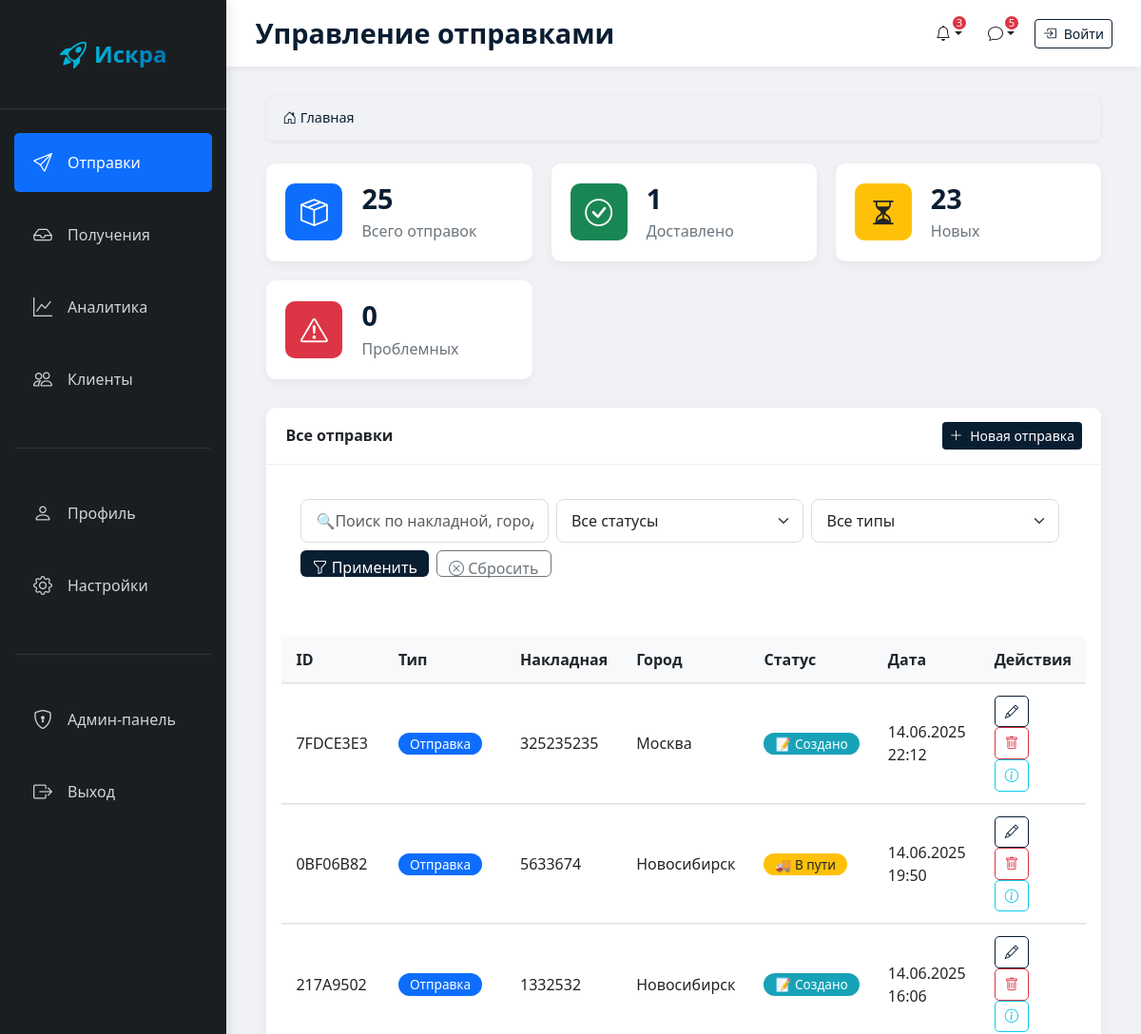
The app's page / (upper part), older data.
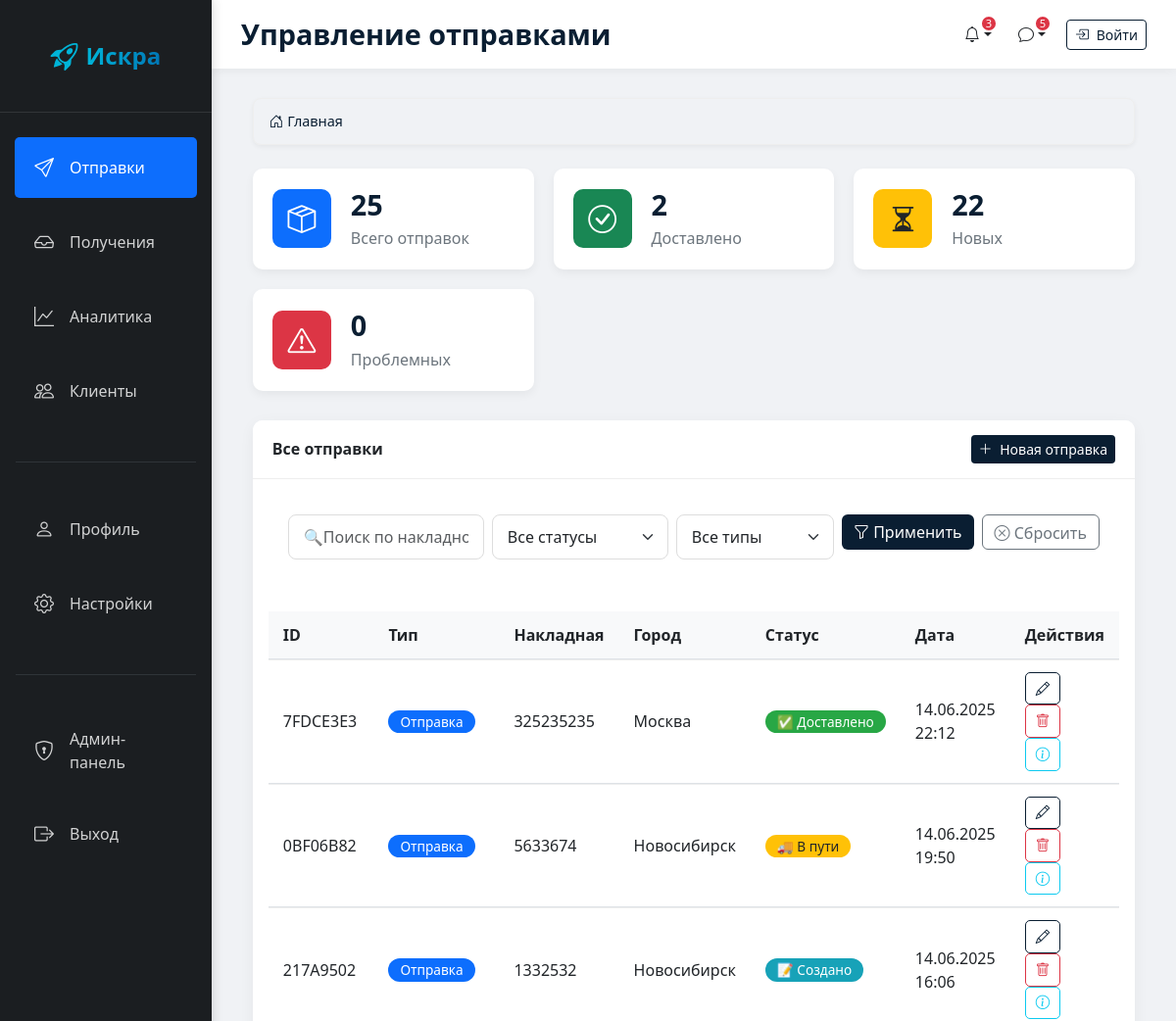
The same page, newer data.
### cargo_admin/models.py (models this page shows, shortened)
class Shipment(models.Model):
    STATUS_CHOICES = [
        ('created', '📝 Создано'),
        ('processing', '🔄 В обработке'),
        ('transit', '🚚 В пути'),
        ('delivered', '✅ Доставлено'),
        ('problem', '⚠️ Проблема'),
    ]
    OPERATION_TYPES = [
        ('send', 'Отправка'),
        ('receive', 'Получение'),
    ]
    id = models.CharField(max_length=36, primary_key=True)
    user_id = models.BigIntegerField()
    type = models.CharField(max_length=10, choices=OPERATION_TYPES)
    waybill_photo = models.CharField(max_length=255)
    product_photo = models.CharField(max_length=255)
    waybill_number = models.CharField(max_length=100)
    city = models.CharField(max_length=100)
    status = models.CharField(max_length=20, choices=STATUS_CHOICES, default='created')
    comment = models.TextField(blank=True, null=True)
    timestamp = models.DateTimeField()
    class Meta:
        db_table = 'shipments'
        verbose_name = 'Отправление'
        verbose_name_plural = 'Отправления'
        ordering = ['-timestamp']

### core/views.py (the view)
# urls.py: path('', DashboardView.as_view(), name='dashboard'),
class DashboardView(TemplateView):
    template_name = 'core/dashboard.html'
    def get_context_data(self, **kwargs):
        context = super().get_context_data(**kwargs)
        search_query = self.request.GET.get('search', '')
        status_filter = self.request.GET.get('status', '')
        type_filter = self.request.GET.get('type', '')
        shipments = Shipment.objects.all().order_by('-timestamp')
        if search_query:
            shipments = shipments.filter(
                Q(waybill_number__icontains=search_query) |
                Q(city__icontains=search_query) |
                Q(id__icontains=search_query)
            )
        if status_filter:
            shipments = shipments.filter(status=status_filter)
        if type_filter:
            shipments = shipments.filter(type=type_filter)
        context['total_shipments'] = shipments.count()
        context['created_count'] = shipments.filter(status='created').count()
        context['delivered_count'] = shipments.filter(status='delivered').count()
        context['problem_count'] = shipments.filter(status='problem').count()
        paginator = Paginator(shipments, 10)
        page_number = self.request.GET.get('page')
        shipments_page = paginator.get_page(page_number)
        context['shipments'] = shipments_page
        context['search_query'] = search_query
        context['status_filter'] = status_filter
        context['type_filter'] = type_filter
        return context

### core/templates/core/dashboard.html (shortened to what this page needs)
{% extends "core/base.html" %}
{% load static %}
{% block content %}
<div class="dashboard-stats">
    <div class="stat-card">
        <div class="stat-icon bg-primary text-white">
            <i class="bi bi-box-seam"></i>
        </div>
        <div class="stat-info">
            <h3>{{ total_shipments }}</h3>
            <p>Всего отправок</p>
        </div>
    </div>
    <div class="stat-card">
        <div class="stat-icon bg-success text-white">
            <i class="bi bi-check-circle"></i>
        </div>
        <div class="stat-info">
            <h3>{{ delivered_count }}</h3>
            <p>Доставлено</p>
        </div>
    </div>
    <div class="stat-card">
        <div class="stat-icon bg-warning text-dark">
            <i class="bi bi-hourglass-split"></i>
        </div>
        <div class="stat-info">
            <h3>{{ created_count }}</h3>
            <p>Новых</p>
        </div>
    </div>
    <div class="stat-card">
        <div class="stat-icon bg-danger text-white">
            <i class="bi bi-exclamation-triangle"></i>
        </div>
        <div class="stat-info">
            <h3>{{ problem_count }}</h3>
            <p>Проблемных</p>
        </div>
    </div>
</div>
<div class="card">
    <div class="card-header">
        <span>Все отправки</span>
        <a href="#" class="btn btn-sm btn-primary">
            <i class="bi bi-plus-lg me-1"></i> Новая отправка
        </a>
    </div>
    <div class="card-body">
        <div class="search-filter">
            <form id="shipmentFilterForm" method="get" class="w-100 d-flex flex-wrap">
                <div class="form-group flex-grow-1 me-2 mb-2">
                    <input type="text" class="form-control" id="searchInput"
                           name="search" placeholder="🔍Поиск по накладной, городу, id ..."
                           value="{{ search_query }}">
                </div>
                <div class="form-group me-2 mb-2" style="min-width: 180px;">
                    <select class="form-select" id="statusFilter" name="status">
                        <option value="">Все статусы</option>
                    </select>
                </div>
                <div class="form-group me-2 mb-2" style="min-width: 140px;">
                    <select class="form-select" id="typeFilter" name="type">
                        <option value="">Все типы</option>
                    </select>
                </div>
                <div class="d-flex mb-2">
                    <button type="submit" class="btn btn-primary me-2">
                        <i class="bi bi-funnel"></i> Применить
                    </button>
                    <button type="button" id="resetFilters" class="btn btn-outline-secondary">
                        <i class="bi bi-x-circle"></i> Сбросить
                    </button>
                </div>
            </form>
        </div>
        <div class="table-responsive">
            <table class="table table-hover">
                <thead>
                    <tr>
                        <th>ID</th>
                        <th>Тип</th>
                        <th>Накладная</th>
                        <th>Город</th>
                        <th>Статус</th>
                        <th>Дата</th>
                        <th>Действия</th>
                    </tr>
                </thead>
                <tbody>
                    {% for shipment in shipments %}
                    <tr>
                        <td>{{ shipment.id }}</td>
                        <td>
                            {% if shipment.type == 'send' %}
                                <span class="badge bg-primary">Отправка</span>
                            {% else %}
                                <span class="badge bg-success">Получение</span>
                            {% endif %}
                        </td>
                        <td>{{ shipment.waybill_number }}</td>
                        <td>{{ shipment.city }}</td>
                        <td>
                            <span class="badge badge-{{ shipment.status }}">
                                {{ shipment.get_status_display }}
                            </span>
                        </td>
                        <td>{{ shipment.timestamp|date:"d.m.Y H:i" }}</td>
                        <td>
                            <a href="/admin/cargo_admin/shipment/{{ shipment.id }}/change/"
                               class="btn btn-sm btn-outline-primary action-btn"
                               data-bs-toggle="tooltip" title="Редактировать">
                                <i class="bi bi-pencil"></i>
                            </a>
                            <a href="/admin/cargo_admin/shipment/{{ shipment.id }}/delete/"
                               class="btn btn-sm btn-outline-danger action-btn"
                               data-bs-toggle="tooltip" title="Удалить">
                                <i class="bi bi-trash"></i>
                            </a>
                            <a href="#"
                               class="btn btn-sm btn-outline-info action-btn"
                               data-bs-toggle="tooltip" title="Детали">
                                <i class="bi bi-info-circle"></i>
                            </a>
                        </td>
                    </tr>
                    {% endfor %}
                </tbody>
            </table>
        </div>
    </div>
</div>
{% endblock %}

### core/templates/core/base.html (shortened to what this page needs)
{% load static %}
<!DOCTYPE html>
<html lang="ru">
<head>
    <link href="https://cdn.jsdelivr.net/npm/bootstrap@5.3.0/dist/css/bootstrap.min.css" rel="stylesheet">
    <link rel="stylesheet" href="https://cdn.jsdelivr.net/npm/bootstrap-icons@1.10.0/font/bootstrap-icons.css">
    <link rel="stylesheet" href="{% static 'core/css/style.css' %}">
    <link rel="stylesheet" href="{% static 'core/css/dashboard.css' %}">
</head>
<body>
    <div class="wrapper">
        {% include 'core/partials/_sidebar.html' %}
        <div class="main">
            {% include 'core/partials/_header.html' %}
            <main class="content">
                <div class="container-fluid">
                    <nav aria-label="breadcrumb" class="mb-3">
                        <ol class="breadcrumb">
                            <li class="breadcrumb-item"><a href="{% url 'dashboard' %}"><i class="bi bi-house-door me-1"></i>Главная</a></li>
                        </ol>
                    </nav>
                    {% block content %}{% endblock %}
                </div>
            </main>
        </div>
    </div>
</body>
</html>

### core/templates/core/partials/_sidebar.html (shortened to what this page needs)
<aside class="sidebar">
    <div class="logo">
        <div class="d-flex align-items-center justify-content-center py-3">
            <i class="bi bi-rocket-takeoff fs-3 me-2" style="color: #00b4d8;"></i>
            <h2 class="m-0" style="
                background: linear-gradient(to right, #00b4d8, #0077b6);
                -webkit-background-clip: text;
                -webkit-text-fill-color: transparent;
                font-weight: 700;
            ">Искра</h2>
        </div>
    </div>
    <ul class="nav flex-column mt-3">
        <li class="nav-item mb-1">
            <a class="nav-link d-flex align-items-center py-3 {% if request.resolver_match.url_name == 'dashboard' %}active{% endif %}"
               href="{% url 'dashboard' %}">
                <i class="bi bi-send fs-5 me-3"></i>
                <span>Отправки</span>
            </a>
        </li>
        <li class="nav-item mb-1">
            <a class="nav-link d-flex align-items-center py-3" href="#">
                <i class="bi bi-inbox fs-5 me-3"></i>
                <span>Получения</span>
            </a>
        </li>
        <li class="nav-item mb-1">
            <a class="nav-link d-flex align-items-center py-3" href="#">
                <i class="bi bi-graph-up fs-5 me-3"></i>
                <span>Аналитика</span>
            </a>
        </li>
        <li class="nav-item mb-1">
            <a class="nav-link d-flex align-items-center py-3" href="#">
                <i class="bi bi-people fs-5 me-3"></i>
                <span>Клиенты</span>
            </a>
        </li>
        <li class="my-3 px-3">
            <hr class="border-secondary opacity-25">
        </li>
        <li class="nav-item mb-1">
            <a class="nav-link d-flex align-items-center py-3 {% if request.resolver_match.url_name == 'profile' %}active{% endif %}"
               href="{% url 'profile' %}">
                <i class="bi bi-person fs-5 me-3"></i>
                <span>Профиль</span>
            </a>
        </li>
        <li class="nav-item mb-1">
            <a class="nav-link d-flex align-items-center py-3" href="#">
                <i class="bi bi-gear fs-5 me-3"></i>
                <span>Настройки</span>
            </a>
        </li>
        <li class="my-3 px-3">
            <hr class="border-secondary opacity-25">
        </li>
        <li class="nav-item mb-1">
            <a class="nav-link d-flex align-items-center py-3" href="/admin/">
                <i class="bi bi-shield-lock fs-5 me-3"></i>
                <span>Админ-панель</span>
            </a>
        </li>
        <li class="nav-item">
            <form id="logout-form" method="post" action="{% url 'logout' %}">
                <a class="nav-link d-flex align-items-center py-3" href="#"
                   onclick="document.getElementById('logout-form').submit();">
                    <i class="bi bi-box-arrow-right fs-5 me-3"></i>
                    <span>Выход</span>
                </a>
            </form>
        </li>
    </ul>
</aside>

### core/templates/core/partials/_header.html (shortened to what this page needs)
{% load static %}
<header class="header">
    <div class="page-title">
        <h1>{% block page_title %}Управление отправками{% endblock %}</h1>
    </div>
    <div class="d-flex align-items-center">
        <div class="header-actions">
            <div class="dropdown">
                <button class="header-action-btn dropdown-toggle"
                        id="notificationsDropdown"
                        data-bs-toggle="dropdown"
                        aria-expanded="false"
                        title="Уведомления">
                    <i class="bi bi-bell"></i>
                    <span class="header-notification-badge">3</span>
                </button>
            </div>
            <div class="dropdown">
                <button class="header-action-btn dropdown-toggle"
                        id="messagesDropdown"
                        data-bs-toggle="dropdown"
                        aria-expanded="false"
                        title="Сообщения">
                    <i class="bi bi-chat"></i>
                    <span class="header-notification-badge">5</span>
                </button>
            </div>
        </div>
        {% if user.is_authenticated %}
        <div class="user-menu dropdown">
            <a href="#" class="d-flex align-items-center text-decoration-none dropdown-toggle"
               id="userDropdown" role="button" data-bs-toggle="dropdown" aria-expanded="false">
                <img src="{% static 'core/img/user-avatar.jpg' %}" alt="User" class="rounded-circle me-2">
                <span class="d-none d-md-inline">{{ user.username }}</span>
            </a>
            <ul class="dropdown-menu dropdown-menu-end" aria-labelledby="userDropdown">
                <li><a class="dropdown-item" href="{% url 'profile' %}">
                    <i class="bi bi-person me-2"></i> Профиль
                </a></li>
                <li><hr class="dropdown-divider"></li>
                <li>
                    <form method="post" action="{% url 'logout' %}">
                        {% csrf_token %}
                        <button type="submit" class="dropdown-item">
                            <i class="bi bi-box-arrow-right me-2"></i> Выход
                        </button>
                    </form>
                </li>
            </ul>
        </div>
        {% else %}
        <a href="{% url 'login' %}" class="btn btn-sm btn-outline-primary">
            <i class="bi bi-box-arrow-in-right me-1"></i> Войти
        </a>
        {% endif %}
    </div>
</header>

### core/templates/core/partials/_footer.html (shortened to what this page needs)
{% load static %}

Row changes from the older to the newer data that the page shows:
changed Shipment "7FDCE3E3": status "📝 Создано" → "✅ Доставлено"
Text that changed along with them:
{{ delivered_count }}: "1" → "2"
{{ created_count }}: "23" → "22"
